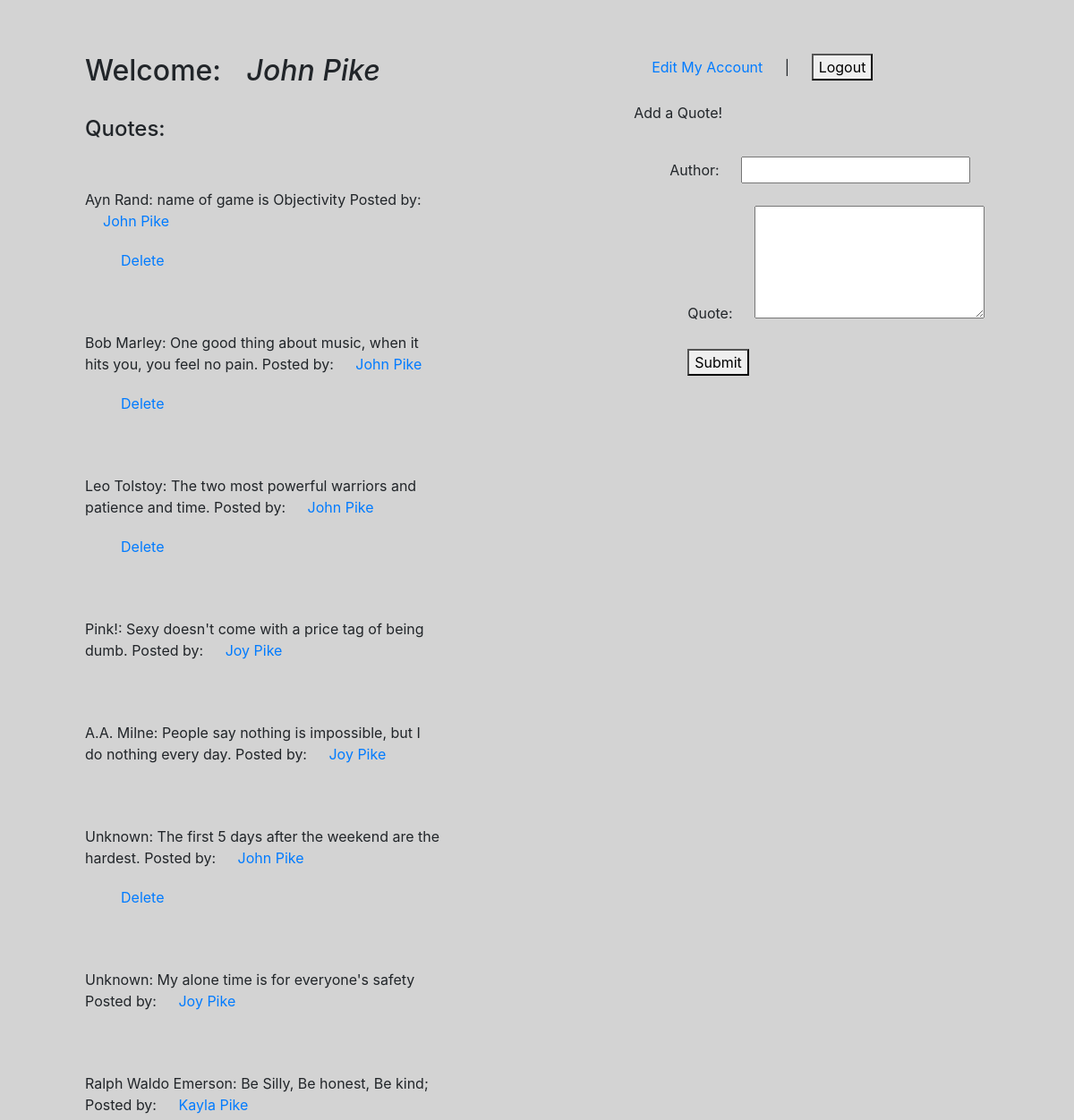
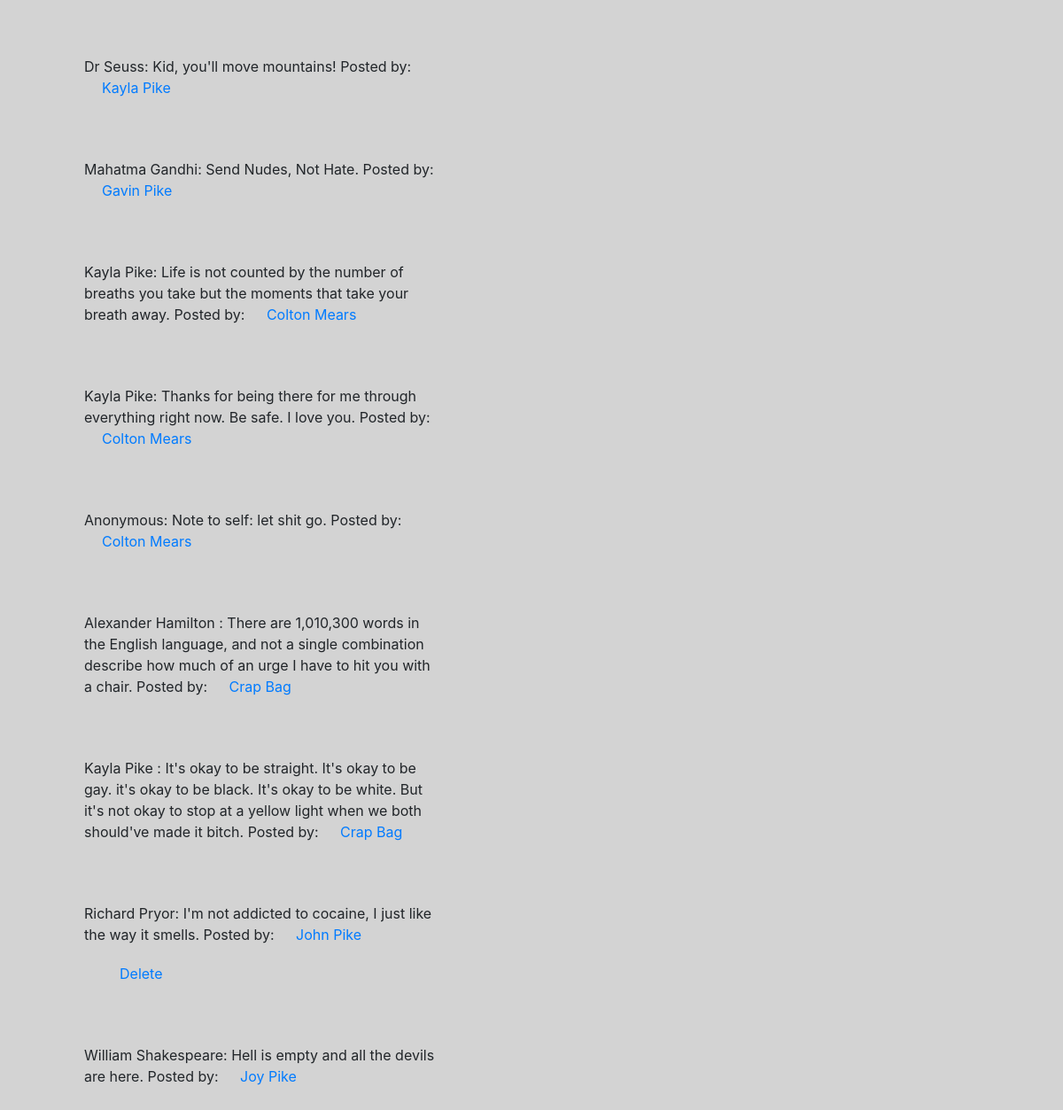
Page /home (signed in) on the committed database (2 pictures, top to bottom).
### quoteDashApp/models.py (models this page shows, shortened)
class User(models.Model):
    firstName = models.CharField(max_length=255)
    lastName = models.CharField(max_length=255)
    email = models.CharField(max_length=255)
    password = models.CharField(max_length=255)
    created_at = models.DateTimeField(auto_now_add=True)
    updated_at = models.DateTimeField(auto_now=True)
    objects = UserManager()

class Quote(models.Model):
    author = models.CharField(max_length=45)
    content = models.TextField()
    user_id = models.ForeignKey(
        User, related_name="quote", on_delete=models.CASCADE)
    created_at = models.DateTimeField(auto_now_add=True)
    updated_at = models.DateTimeField(auto_now=True)
    objects = QuoteManager()

### quoteDashApp/views.py (the view)
# urls.py: 2. Add a URL to urlpatterns:  path('', views.home, name='home')
def home(request):
    if "loggedInID" not in request.session:
        messages.error(request, "You must log in first.")
        return redirect("/")
    context = {
        "loggedinuser" : User.objects.get(id = request.session["loggedInID"]),
        "authorQuote" : Quote.objects.all(),
        "userInfo" : User.objects.all()
    }
    print(request.session["loggedInID"])
    return render(request, "quoteHomepage.html", context)

### quoteDashApp/templates/quoteHomepage.html (shortened to what this page needs)
<!DOCTYPE html>
<html lang="en">
<head>
    <link rel="stylesheet" href="https://stackpath.bootstrapcdn.com/bootstrap/4.5.2/css/bootstrap.min.css"
>
</head>
<body>
    <div class="d-flex flex-row justify-content-between">
        <div class="col-5">
            <h2>Welcome: <i>{{loggedinuser.firstName}} {{loggedinuser.lastName}}</i></h2>
            <br>
            <h4>Quotes:</h4>
            <br>
            <form action="/addAuthorQuote" method="post">
                {% for quotes in authorQuote %}
                    {{quotes.author}}:
                    {{quotes.content}}
                    Posted by: <a href="/loggedUserQuotes/{{quotes.user_id.id}}">{{quotes.user_id.firstName}} {{quotes.user_id.lastName}}</a>
                    <div>
                    {% if loggedinuser == quotes.user_id %} <a href="/delete/{{quotes.id}}">Delete</a>
                    {% endif %}
                </div><br><br>
                {% endfor %}
            </form>
        </div>
        <div>
            <a href="/editUserAcct/{{loggedinuser.id}}">Edit My Account</a> |
            <a href="/logout"><button type="submit">Logout</button></a>
            <br><br>
            Add a Quote!
            <br>
            <form action="/userQuotes" method="post">
                <label for="author">Author: </label>
                <input type="text" name="author" id="author">
                <div>
                    <label for="content">Quote: </label>
                    <textarea name="content" id="content" cols="23" rows="5"></textarea>
                    <div>
                        <button type="submit">Submit</button>
                    </div>
                </div>
            </form>
        </div>
    </div>
</body>
</html>

### quoteDashApp/templates/quoteHomepage.html (style rules this page uses)
* { margin: 20px; }
body { background-color: lightgray; }

### rows in the picture
User: firstName "John", lastName "Pike"
Quote: author "Ayn Rand", content "name of game is Objectivity", user_id.firstName "John", user_id.lastName "Pike"
Quote: author "Bob Marley", content "One good thing about music, when it hits you, you feel no pain.", user_id.firstName "John", user_id.lastName "Pike"
Quote: author "Leo Tolstoy", content "The two most powerful warriors and patience and time.", user_id.firstName "John", user_id.lastName "Pike"
Quote: author "Pink!", content "Sexy doesn't come with a price tag of being dumb.", user_id.firstName "Joy", user_id.lastName "Pike"
Quote: author "A.A. Milne", content "People say nothing is impossible, but I do nothing every day.", user_id.firstName "Joy", user_id.lastName "Pike"
Quote: author "Unknown", content "The first 5 days after the weekend are the hardest.", user_id.firstName "John", user_id.lastName "Pike"
Quote: author "Unknown", content "My alone time is for everyone's safety", user_id.firstName "Joy", user_id.lastName "Pike"
Quote: author "Ralph Waldo Emerson", content "Be Silly, Be honest, Be kind;", user_id.firstName "Kayla", user_id.lastName "Pike"
Quote: author "Dr Seuss", content "Kid, you'll move mountains!", user_id.firstName "Kayla", user_id.lastName "Pike"
Quote: author "Mahatma Gandhi", content "Send Nudes, Not Hate.", user_id.firstName "Gavin", user_id.lastName "Pike"
Quote: author "Kayla Pike", content "Life is not counted by the number of breaths you take but the moments that take your breath away.", user_id.firstName "Colton", user_id.lastName "Mears"
Quote: author "Kayla Pike", content "Thanks for being there for me through everything right now. Be safe. I love you.", user_id.firstName "Colton", user_id.lastName "Mears"
Quote: author "Anonymous", content "Note to self: let shit go.", user_id.firstName "Colton", user_id.lastName "Mears"
Quote: author "Alexander Hamilton", content "There are 1,010,300 words in the English language, and not a single combination describe how much of an urge I have to hit you with a chair.", user_id.firstName "Crap", user_id.lastName "Bag"
Quote: author "Kayla Pike", content "It's okay to be straight. It's okay to be gay. it's okay to be black. It's okay to be white. But it's not okay to stop at a yellow light when we both should've made it bitch.", user_id.firstName "Crap", user_id.lastName "Bag"
Quote: author "Richard Pryor", content "I'm not addicted to cocaine, I just like the way it smells.", user_id.firstName "John", user_id.lastName "Pike"
Quote: author "William Shakespeare", content "Hell is empty and all the devils are here.", user_id.firstName "Joy", user_id.lastName "Pike"
